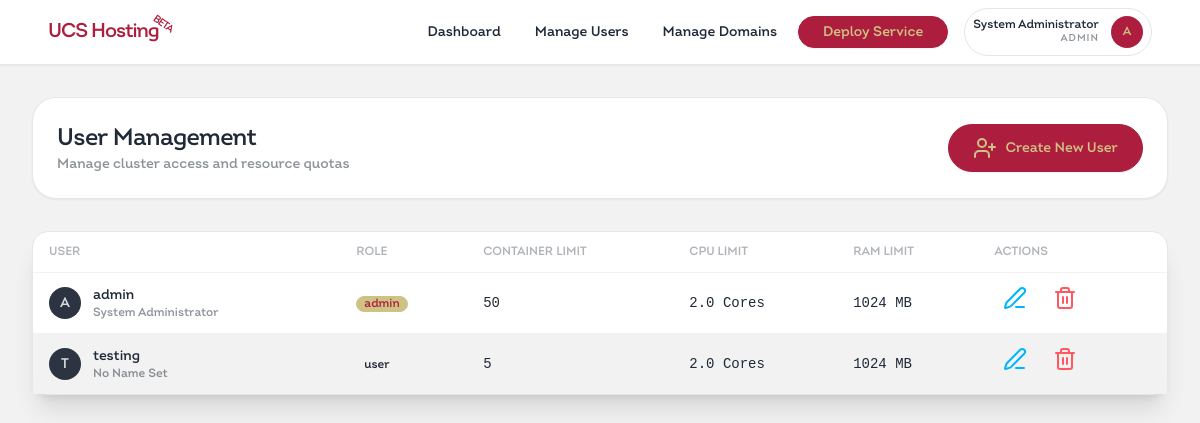
The app's page /admin/users (signed in) with its own data.
### models.py (models this page shows, shortened)
class User(UserMixin, db.Model):
    id = db.Column(db.Integer, primary_key=True)
    username = db.Column(db.String(80), unique=True, nullable=False)
    full_name = db.Column(db.String(120), nullable=True)
    password_hash = db.Column(db.String(200), nullable=False)
    role = db.Column(db.String(20), default="user", nullable=False)
    max_containers = db.Column(db.Integer, default=5)
    max_cpus = db.Column(db.Float, default=2.0)
    max_ram_mb = db.Column(db.Integer, default=1024)
    max_storage_gb = db.Column(db.Integer, default=10)

### app.py (the view)
@app.route('/admin/users')
@login_required
def manage_users():
    if current_user.role != 'admin':
        abort(403) # Only admins can manage users
    users = User.query.all()
    return render_template('admin_users.html', users=users)

### app.py (called while the page is built)
@login_manager.user_loader
def load_user(user_id):
    return User.query.get(int(user_id))

### templates/admin_users.html (shortened to what this page needs)
{% extends "layout.html" %}
{% block content %}
<div
    class="flex flex-col md:flex-row justify-between items-start md:items-center mb-8 gap-4 bg-base-100 p-6 rounded-3xl shadow-sm border border-base-300">
    <div>
        <h1 class="text-2xl font-black tracking-tight">User Management</h1>
        <p class="text-sm opacity-50">Manage cluster access and resource quotas</p>
    </div>
    <div>
        <button onclick="user_modal.showModal()" class="btn btn-primary rounded-full px-6">
            <i data-lucide="user-plus" size="18"></i> Create New User
        </button>
    </div>
</div>
<div class="card bg-base-100 shadow-xl border border-base-300">
    <div class="overflow-x-auto">
        <table class="table table-zebra">
            <thead>
                <tr class="text-xs uppercase opacity-60">
                    <th>User</th>
                    <th>Role</th>
                    <th>Container Limit</th>
                    <th>CPU Limit</th>
                    <th>RAM Limit</th>
                    <th>Actions</th>
                </tr>
            </thead>
            <tbody>
                {% for user in users %}
                <tr>
                    <td>
                        <div class="flex items-center gap-3">
                            <div class="avatar placeholder">
                                <div class="bg-neutral text-neutral-content rounded-full w-8">
                                    <span>{{ user.username[0] | upper }}</span>
                                </div>
                            </div>
                            <div>
                                <div class="font-bold">{{ user.username }}</div>
                                <div class="text-xs opacity-50">{{ user.full_name or 'No Name Set' }}</div>
                            </div>
                        </div>
                    </td>
                    <td>
                        <span class="badge {{ 'badge-secondary' if user.role == 'admin' else 'badge-ghost' }} badge-sm">
                            {{ user.role }}
                        </span>
                    </td>
                    <td class="font-mono text-sm">{{ user.max_containers }}</td>
                    <td class="font-mono text-sm">{{ user.max_cpus }} Cores</td>
                    <td class="font-mono text-sm">{{ user.max_ram_mb }} MB</td>
                    <td class="flex gap-2">
                        <button
                            onclick="openEditModal({{ user.id }}, '{{ user.username }}', '{{ user.full_name or '' }}', {{ user.max_containers }}, {{ user.max_cpus }}, {{ user.max_ram_mb }})"
                            class="btn btn-ghost btn-xs text-info">
                            <i data-lucide="edit-3" size="14"></i>
                        </button>
                        <button onclick="confirmDelete({{ user.id }}, '{{ user.username }}')"
                            class="btn btn-ghost btn-xs text-error">
                            <i data-lucide="trash-2" size="14"></i>
                        </button>
                    </td>
                </tr>
                {% endfor %}
            </tbody>
        </table>
    </div>
</div>
{% endblock %}

### templates/layout.html (shortened to what this page needs)
<!DOCTYPE html>
<html lang="en" data-theme="light">
<head>
    <link href="https://cdn.jsdelivr.net/npm/daisyui@4.4.19/dist/full.min.css" rel="stylesheet" />
    <script src="https://cdn.tailwindcss.com"></script>
    <link rel="stylesheet" href="../static/style.css">
</head>
<body class="bg-base-200 min-h-screen font-sans">
    <div class="navbar bg-base-100 shadow-sm border-b border-base-300 px-4 md:px-12 sticky top-0 z-50">
        <div class="flex-1">
            <a href="/" class="text-xl font-black tracking-tighter text-primary"><strong>UCS Hosting</strong><span
                    style="font-size: small; display: inline-block; translate: -30% -35%; rotate: 35deg;"><small>BETA</small></span></a>
        </div>
        <div class="flex-none gap-4">
            {% if current_user.is_authenticated %}
            <div class="hidden md:flex gap-2">
                <a href="/" class="btn btn-ghost btn-sm">Dashboard</a>
                {% if current_user.role == 'admin' %}
                <a href="/admin/users" class="btn btn-ghost btn-sm">Manage Users</a>
                <a href="/admin/domains" class="btn btn-ghost btn-sm">Manage Domains</a>
                {% endif %}
                <a href="/deploy" class="btn btn-primary btn-sm rounded-full px-6">Deploy Service</a>
            </div>
            <div class="dropdown dropdown-end">
                <div tabindex="0" role="button" class="btn btn-ghost gap-3 px-2 rounded-full border border-base-300">
                    <div class="flex flex-col items-end hidden sm:flex">
                        <span class="text-xs font-bold leading-none">{{ current_user.full_name or current_user.username
                            }}</span>
                        <span class="text-[10px] opacity-50 uppercase tracking-widest">{{ current_user.role }}</span>
                    </div>
                    <div class="avatar placeholder">
                        <div class="bg-primary text-neutral-content rounded-full w-8">
                            <span class="text-xs">{{ (current_user.username[0]) | upper }}</span>
                        </div>
                    </div>
                </div>
            </div>
            {% else %}
            <a href="{{ url_for('auth.login') }}" class="btn btn-primary btn-sm px-6">Login</a>
            {% endif %}
        </div>
    </div>
    <main class="p-4 md:p-8 max-w-7xl mx-auto">
        {% block content %}{% endblock %}
    </main>
</body>
</html>

### static/style.css (style rules this page uses)
:root { --color-accent: #AD1E3E; }
* { font-family: Intro SB; }
.text-primary { color: #AD1E3E; }
[class*="primary"]:not([class*="text"]):not(input):not([class*="hover"]):not(select) { background-color: #AD1E3E; border-color: #AD1E3E; color: #cfc285; }
.bg-primary { background-color: #AD1E3E; border-color: #AD1E3E; color: #cfc285; }
[class*="secondary"]:not([class*="text"]):not(.radio) { background-color: #cfc285; border-color: #cfc285; color: #AD1E3E; }

### records on screen
User: full_name "System Administrator", role "ADMIN", username "A", username "admin", role "admin", max_containers "50", max_cpus "2.0", max_ram_mb "1024"
User: username "T", username "testing", full_name "No Name Set", role "user", max_containers "5", max_cpus "2.0", max_ram_mb "1024"
